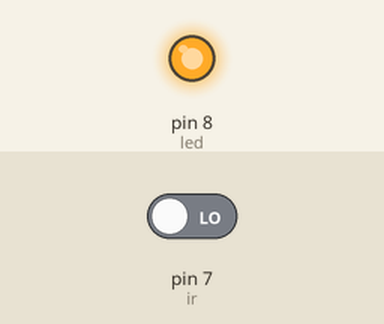
The sketch below on a simulated Arduino Uno, built with avr-gcc and run on an emulated ATmega328P. On the bench: output pins drawn as LEDs (lit = HIGH). Inputs (shaded band) come from the test bench; at power-on: pin 7 (ir) LOW.

Above: at 1.2 s.
1.3 s: pin 7 (ir) driven HIGH
At 3.2 s:
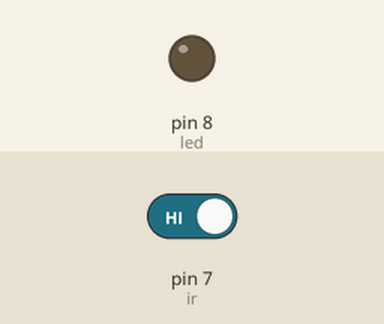
3.5 s: pin 7 (ir) driven LOW
At 4.8 s:
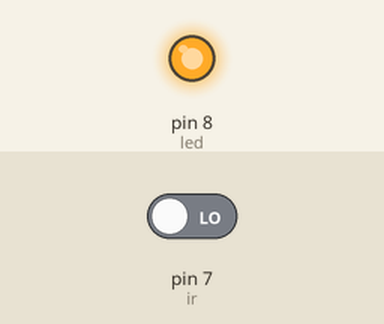
Timing chart, 0 to 6.5 s (numbered marks = the images above; inputs shaded):
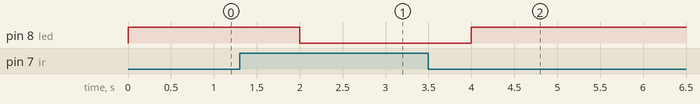

The sketch:

pendulo_measurement.ino
```cpp
#define led 8
#define ir 7

long tiempoCorte = 0;
int contar = 0;
long tiempo;


void setup() {
  // define el pin led como salida y el ir como entrada DIGITAL
  pinMode(led, OUTPUT);
  pinMode(ir, INPUT);
  // Serial
  Serial.begin(9600); // Pone en marcha la lectura en serie.
}

void loop() {

  // cuenta del tiempo;
  tiempo = micros();

  // parpadea led en pin 8
  digitalWrite(led,!(digitalRead(ir)));

  // Leo el estado
  // estado = digitalRead(ir);

  // Comparo estado, con el antiguo
  if (pulseIn(ir,LOW)) {
     contar+=1;
     // Serial.println(contar);
     delay(200);

       if (contar%2==0 && contar>0) {
          Serial.println(abs(tiempo-tiempoCorte));
          // Para el siguiente ciclo
          contar=0;
          tiempoCorte = tiempo;
       }

  }

  // al final

  // estadoAntiguo = estado;


}
```

Measured:
- after the input at 1.3 s, pin 8 (led): HIGH → LOW after 0.70 s
- after the input at 3.5 s, pin 8 (led): LOW → HIGH after 0.50 s
